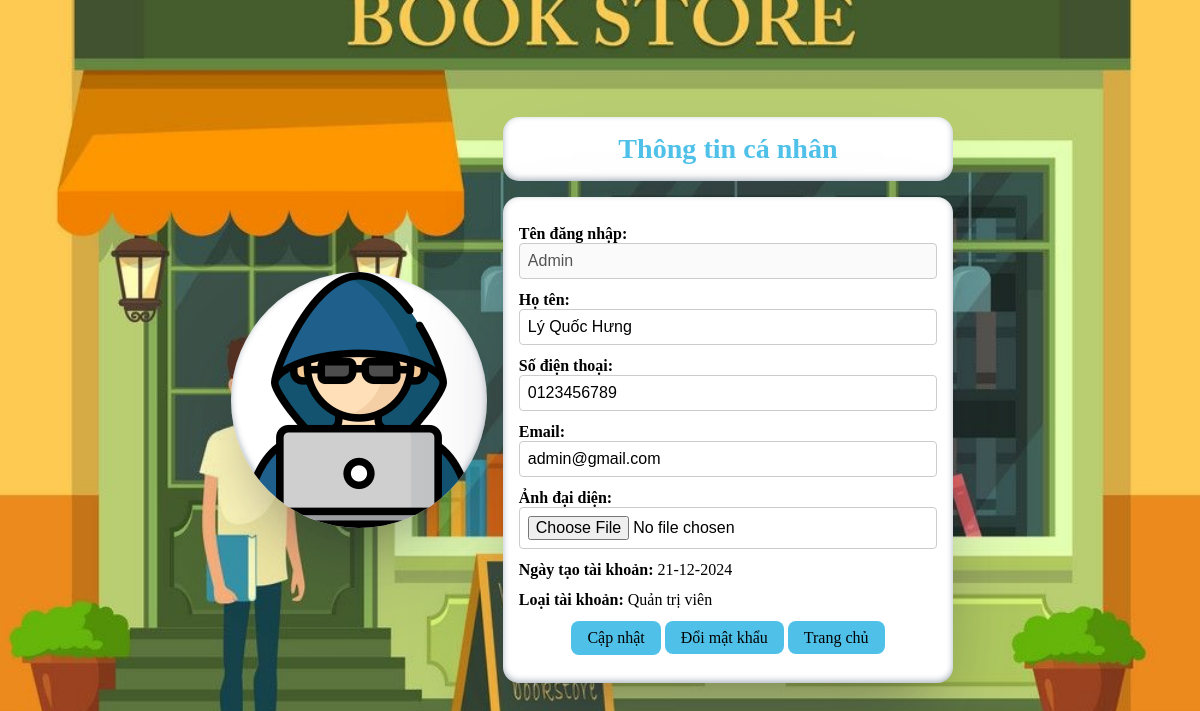
Page /BHTBookDoAnMNM/profile.php (signed in) on the committed database.
### tables this page shows
CREATE TABLE `users` (
  `Username` varchar(64) NOT NULL,
  `Password` varchar(64) NOT NULL,
  `Fullname` varchar(64) DEFAULT NULL,
  `Phone` varchar(11) DEFAULT NULL,
  `Email` varchar(64) NOT NULL,
  `Avatar` varchar(255) NOT NULL,
  `Money` int(11) DEFAULT 0,
  `Status` tinyint(4) DEFAULT 1,
  `CreatedAt` datetime(3) DEFAULT current_timestamp(3),
  `AccountTypeID` int(11) NOT NULL
);

CREATE TABLE `account_types` (
  `AccountTypeID` int(11) NOT NULL,
  `AccountTypeName` varchar(25) NOT NULL
);

### BHTBookDoAnMNM/config/database.php (called while the page is built, shortened)
<?php
class Database
{
    private static function Connect()
    {
        try {
            $dsn = 'mysql:host=' . self::HOST . ';dbname=' . self::DBNAME . ';charset=utf8';
            $connect = new PDO($dsn, self::USERNAME, self::PASSWORD);
            $connect->setAttribute(PDO::ATTR_ERRMODE, PDO::ERRMODE_EXCEPTION);
            return $connect;
        } catch (PDOException $e) {
            die('Connection failed: ' . $e->getMessage());
        }
    }
    public static function GetData($query, $format = [])
    {
        $connect = self::Connect();
        $stmt = $connect->query($query);
        if ($stmt) {
            $arr = $stmt->fetchAll(PDO::FETCH_ASSOC);
            if (isset($format['row'])) {
                return $arr[$format['row']];
            }
            return $arr;
        }
        return [];
    }
}

### BHTBookDoAnMNM/profile.php (the view, shortened to what this page needs)
<?php include 'config/Database.php'?>
<!DOCTYPE html>
<html lang="en">
<head>
    <link rel="stylesheet" href="./assets/css/style.css">
</head>
<?php
    $sql = "SELECT * FROM Users, Account_Types WHERE Users.AccountTypeID = Account_Types.AccountTypeID AND Username = '" . $_SESSION['Username'] . "'";
    $user = Database::GetData($sql, ['row' => 0]);
?>
<body class="profile__bg d-flex-center">
    <img class="profile__avatar" src="<?=$_SESSION['Avatar']?>" alt="Avatar">
    <div class="profile__form">
        <div class="profile__form--header">
            <h3>Thông tin cá nhân</h3>
        </div>
        <form class="profile__form--body" method="POST" enctype="multipart/form-data">
            <div class="profile__group">
                <b>Tên đăng nhập: </b>
                <input type="text" name="username" value="<?=$user['Username']?>" disabled>
            </div>
            <div class="profile__group">
                <b>Họ tên: </b>
                <input type="text" name="fullname" value="<?=$user['Fullname']?>">
            </div>
            <div class="profile__group">
                <b>Số điện thoại: </b>
                <input type="text" name="phone" value="<?=$user['Phone']?>">
            </div>
            <div class="profile__group">
                <b>Email: </b>
                <input type="email" name="email" value="<?=$user['Email']?>">
            </div>
            <div class="profile__group">
                <b>Ảnh đại diện: </b>
                <input type="file" name="avatar">
            </div>
            <div class="profile__group">
                <span><b>Ngày tạo tài khoản: </b> <?=date_format(new DateTime($user['CreatedAt']), 'd-m-Y')?></span>
            </div>
            <div class="profile__group">
                <span><b>Loại tài khoản: </b> <?=$user['AccountTypeName']?></span>
            </div>
            <div class="profile__group d-flex-center">
                <div>
                    <input class="btn" name="submit" type="submit" value="Cập nhật">
                    <a class="btn" href="./change-password.php">Đổi mật khẩu</a>
                    <a class="btn" href="./index.php">Trang chủ</a>
                </div>
            </div>
        </form>
    </div>
</body>
</html>

### BHTBookDoAnMNM/assets/css/style.css (style rules this page uses)
* { margin: 0; padding: 0; box-sizing: border-box; }
.d-flex-center { display: flex; align-items: center; justify-content: center; }
.profile__bg { width: 100vw; height: 100vh; background: center / cover no-repeat url('../img/profile-bg.jpg'); }
.profile__form { font-size: 16px; }
.profile__avatar { width: 256px; height: 256px; border-radius: 50%; background-color: white; box-shadow: rgba(50, 50, 93, 0.25) 0px 50px 100px -20px, rgba(0, 0, 0, 0.3) 0px 30px 60px -30px, rgba(10, 37, 64, 0.35) 0px -2px 6px 0px inset; }
.profile__form--header, .profile__form--body, .profile__form--footer { background-color: white; padding: 16px; margin: 16px; border-radius: 16px; box-shadow: rgba(50, 50, 93, 0.25) 0px 50px 100px -20px, rgba(0, 0, 0, 0.3) 0px 30px 60px -30px, rgba(10, 37, 64, 0.35) 0px -2px 6px 0px inset; }
.profile__form--header { color: #4FC1E9; font-size: 24px; text-align: center; }
.profile__form input:not([type="submit"]) { width: 100%; font-size: inherit; padding: 8px; border: 1px solid #ccc; border-radius: 4px; outline: none; }
.profile__form .profile__group { margin: 12px 0; }
.profile__form .btn { background-color: #4FC1E9; color: black; font-size: inherit; font-family: inherit; padding: 8px 16px; text-decoration: none; border: 0; border-radius: 8px; outline: none; text-align: center; cursor: pointer; }

### rows in the picture
users: username "Admin", fullname "Lý Quốc Hưng", phone "0123456789", email "admin@gmail.com", CreatedAt "21-12-2024", AccountTypeID.AccountTypeName "Quản trị viên"
